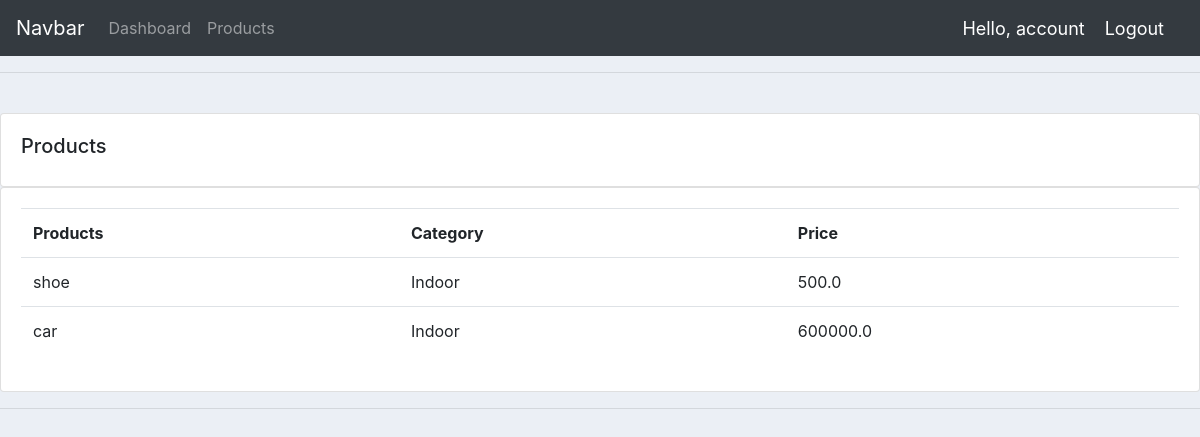
Page /accounts1/products/ (signed in) on the committed database.
### accounts1/models.py (models this page shows, shortened)
class Product(models.Model):
    CATEGORY = (
        ('Indoor', 'Indoor'),
        ('Out Door', 'Out Door'),
    )
    name = models.CharField(max_length=200, null=True)
    price = models.FloatField(null=True)
    category = models.CharField(max_length=10, null=True, choices=CATEGORY)
    description = models.CharField(max_length=200, null=True, blank=True)
    date_created = models.DateTimeField(auto_now_add=True, null=True)
    tags = models.ManyToManyField(Tag)

### accounts1/decorators.py (the view)
        def wrapper_func(request, *args, **kwargs):
            group = None
            if request.user.groups.exists():
                group = request.user.groups.all()[0].name
            if group in allowed_rolls:
                return view_func(request, *args, **kwargs)
            else:
                return HttpResponse('You are not authorised to view this page')

### accounts1/views.py (called while the page is built)
@login_required(login_url = 'accounts1:login')
@allowed_user(allowed_rolls= ['admin'])
def products(request):
    products = Product.objects.all()
    return render(request, 'accounts1/products.html', {'products':products})

### accounts1/templates/accounts1/products.html
{% extends 'accounts1/main.html' %}
{% block content %}
    <br>
    <div class="row">
        <div class="col-md">
            <div class="card card-body">
                <h5>Products</h5>
            </div>
            <div class="card card-body">
                <table class="table">
                    <tr>
                        <th>Products</th>
                        <th>Category</th>
                        <th>Price</th>
                    </tr>
                    {% for i in products %}
                    <tr>
                        <td>{{i.name}}</td>
                        <td>{{i.category}}</td>
                        <td>{{i.price}}</td>
                    </tr>
                    {% endfor %}
                </table>
            </div>
        </div>
    </div>
{% endblock %}

### accounts1/templates/accounts1/navbar.html (shortened to what this page needs)
<nav class="navbar navbar-expand-md bg-dark navbar-dark">
  <a class="navbar-brand" href="#">Navbar</a>
  <div class="collapse navbar-collapse" id="collapsibleNavbar">
    <ul class="navbar-nav">
      {% if request.user.is_staff %}
      <li class="nav-item">
        <a class="nav-link" href="{% url 'accounts1:home' %}">Dashboard</a>
      </li>
      <li class="nav-item">
        <a class="nav-link" href="{% url 'accounts1:products' %}">Products</a>
      </li>
      {% else %}
      <li class="nav-item">
      <a class="nav-link" href="{% url 'accounts1:account' %}">Settings</a>
      </li>
      {% endif %}
    </ul>
  </div>
   <span class="hello-msg">Hello, {{ request.user }}</span>
   <span><a class="hello-msg" href="{% url 'accounts1:logout' %}">Logout</a> </span>
</nav>

### accounts1/static/css/main.css (style rules this page uses)
body { background-color:#ebeff5; }

### accounts1/templates/accounts1/navbar.html (style rules this page uses)
.hello-msg { font-size: 18px; color: #fff; margin-right: 20px; }

### rows in the picture
Product: name "shoe", category "Indoor", price "500.0"
Product: name "car", category "Indoor", price "600000.0"

### other values in the picture
{{ request.user }} "account"
